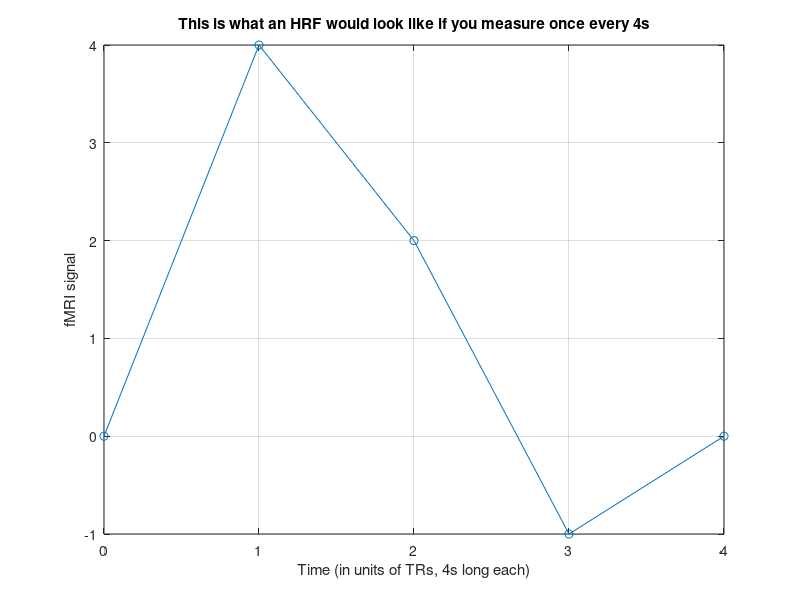
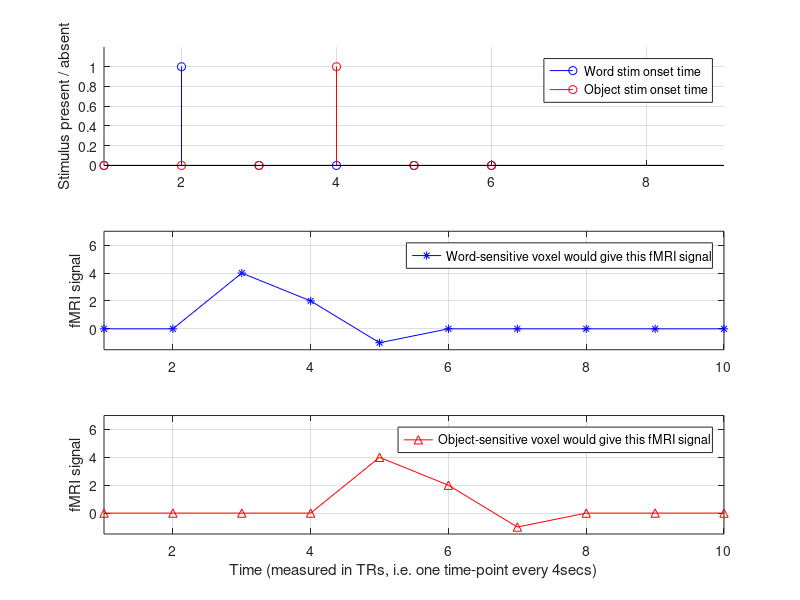
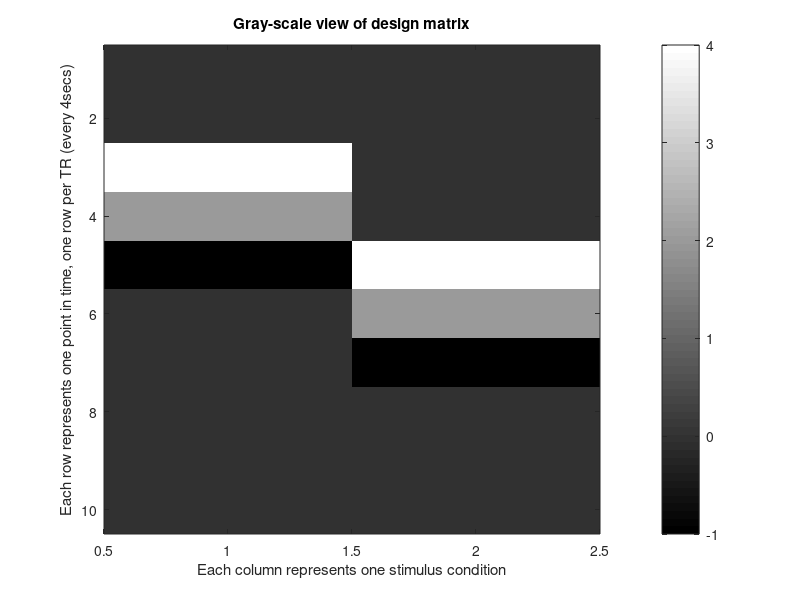
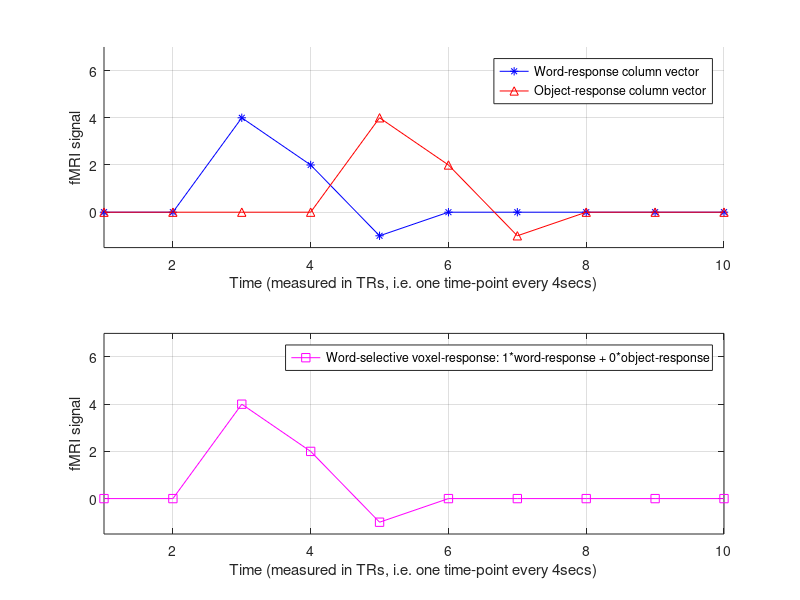

Reproduce these figures in MATLAB, in order.

%%%% Tutorial on the basic structure of an fMRI design matrix, using Matlab
%%%% Written by Rajeev Raizada, July 23, 2002.
%%%% 
%%%% This file follows up on a preceding one: hrf_tutorial.m
%%%%
%%%% Neither file assumes any prior knowledge of linear algebra
%%%%
%%%% Please mail any comments or suggestions to: raizada at cornell dot edu
%%%%
%%%% Probably the best way to look at this program is to read through it
%%%% line by line, and paste each line into the Matlab command window
%%%% in turn. That way, you can see what effect each individual command has.
%%%%
%%%% Alternatively, you can run the program directly by typing 
%%%%
%%%%   design_matrix_tutorial
%%%%
%%%% into your Matlab command window. 
%%%% Do not type ".m" at the end
%%%% If you run the program all at once, all the Figure windows
%%%% will get made at once and will be sitting on top of each other.
%%%% You can move them around to see the ones that are hidden beneath.
%%%%
%%%% Note that this tutorial only shows the method where the 
%%%% design matrix assumes a specific shape to the HRF.
%%%% It is also possible to estimate the HRF without making
%%%% any assumptions about its shape. This is called using the
%%%% Finite Impulse Response method, or FIR.
%%%% This involves using a slightly more complicated design-matrix
%%%% than the one we make below.
%%%%
%%%% First, let's make a pretend mini-hrf, just to show examples.
%%%% This is similar in shape to the HRFs that we looked at in
%%%% the program hrf_tutorial.m, but it doesn't have as many time-points.
%%%% One reason to use a shortened HRF like this is just to save typing!
%%%% But in fact, this is approximately what a real HRF would look like 
%%%% if you only measured from it once every four seconds.
%%%% In fMRI, the time it takes to make a whole-brain measurement is called
%%%% the TR (Time for Repetition, although people say "Repetition Time"). 
%%%% So, this HRF is similar to what we'd measure 
%%%% if our scanner had a TR of 4 seconds. These days, fast scanners
%%%% can usually manage to get a whole-brain full of data in only 2s.

hrf_small = [ 0  4  2  -1  0 ];

%%%% Plot it

figure(1);
clf;                        % Clear the figure
plot(0:4,hrf_small,'o-');   % Plot HRF against a time-vector [0,1,2,3,4]
                            % 'o-' means "use a line with circles on it"
                            % Type "help plot" in the Matlab command window
                            % to get a list of all the line-styles and markers
                            % that you can use. There are lots of them!
                            
grid on;                    % Overlay a dotted-line grid on top of the plot
xlabel('Time (in units of TRs, 4s long each)');
ylabel('fMRI signal');
title('This is what an HRF would look like if you measure once every 4s') 


%%%%%%%%%%%%%%%%%%%%%%%%%%%%%%%%%%%%%%%%%%%%%%%%%%%%%%%%%%%%%%%%%%
%
% Just as we did in hrf_tutorial.m, now we're going to make
% a time-series of 1's and 0's representing the times when stimuli
% are shown. These time-series will be convolved with the HRF,
% in order to see what kinds of fMRI signals would be evoked in voxels
% that respond to the stimuli. These predicted responses will form
% the columns of our design matrix, as is shown in more detail below.
%
% Just for purposes of illustration, we're going to imagine that
% one of our stimuli is flashing up a word on the screen, and that
% the other is flashing up a picture of an object.
% 
% These stimulus onsets will probably produce more complex patterns
% of neural firing than the sudden flash of light that we talked about
% in HST_hrf_tutorial.m, but we're going to ignore that complication
% for now. We'll simply suppose that each stimulus instantly kicks off
% its own standard-shaped HRF.
% This is what's typically done in event-related fMRI, and it turns
% out that it usually works pretty well.

%%%%%%%%%%%%%%% Now suppose we present a word at time t=2

word_stim_time_series =  [ 0 1 0 0 0 0 ]; 

%%%%%%%%%%%%%%% And let's present a picture of an object at time t=4

object_stim_time_series= [ 0 0 0 1 0 0 ];

%%%% Let's convolve these with our mini-HRF to see what kind of fMRI
%%%% signals they would evoke in voxels which respond to words or pictures

predicted_signal_that_word_would_evoke = conv(word_stim_time_series,hrf_small);

predicted_signal_that_object_would_evoke = conv(object_stim_time_series,hrf_small);

%%% Let's plot all this

figure(2);
clf;            % Clear the figure
subplot(3,1,1); % This is just to make the plots line up prettily.
                % The first number is how many rows of subplots we have: 3
                % The second number is how many columns: 1
                % The third number is which subplot to draw in: the first one. 
                % So, we end up with three plots stacked on top of each other,
                % and we draw in the first one (which is the uppermost subplot)
        
hold on;        % "Hold" is one way of putting more than one plot on a figure

h1=stem(word_stim_time_series,'b'); 
                % Stem makes a nice looking plot with lines and circles
h2=stem(object_stim_time_series,'r'); % Word onset in blue, object onset in red
                % The "h1=" and "h2=" bits are called "handles".
                % They are pointers to the plots that we are making,
                % which are the stem plots in this case.
                % Making handles like this is useful for manipulating 
                % pretty much any aspect of the plot afterwards.
                % In this instance, we use them to put a legend on the plot.
                % That's done by the "legend" command, a couple of lines below.
                % There's no need to worry about these handles at this stage,
                % I just wanted to explain what those mysterious-looking h's
                % were doing there. Usually you can make a nice-looking legend 
                % without worrying about handles, but it turns out that 
                % for stem plots they help to make the legend look better. 
hold off;
grid on;
legend([h1(1) h2(1)],'Word stim onset time','Object stim onset time');
                % We use the h1 and h2 handles here.
                % This helps us to get the right symbols displayed in the legend,
                % in this case, blue and red circles.
                
axis([1 9 0 1.2]);  % This just sets the display graph axis size
                    % The first two numbers are the x-axis range: 1 to 9
                    % The last two numbers are the y-axis range: 0 to 1.2
ylabel('Stimulus present / absent');

subplot(3,1,2);
plot(predicted_signal_that_word_would_evoke,'b*-');  
                                    % 'b*-' means blue stars on a solid line
grid on;
legend('Word-sensitive voxel would give this fMRI signal');
axis([1 10 -1.5 7]);
ylabel('fMRI signal');

subplot(3,1,3);
plot(predicted_signal_that_object_would_evoke,'r^-'); 
                                    % 'r^-' means red triangles 
                                    % pointing up, lying on a solid line.
grid on;
legend('Object-sensitive voxel would give this fMRI signal');
axis([1 10 -1.5 7]);
xlabel('Time (measured in TRs, i.e. one time-point every 4secs)');
ylabel('fMRI signal');


%%%%%%%%%%%%%%%%%%%%%%%%%%%%%%%%%%%%%%%%%%%%%%%%%%%%%%%%%%%%%%%%%%%%%%
%%%%%%
%%%%%% What the design matrix has in it
%%%%%%
%%%%%%%%%%%%%%%%%%%%%%%%%%%%%%%%%%%%%%%%%%%%%%%%%%%%%%%%%%%%%%%%%%%%%%
%%%%%%
%%%%%% Here's the key part.
%%%%%% The design matrix is built up out of these predicted responses.
%%%%%%
%%%%%% Each column of the design matrix is the predicted fMRI signal
%%%%%% that a voxel would give, if it were perfectly and exclusively 
%%%%%% sensitive to a particular stimulus-condition.
%%%%%%
%%%%%% In our case, the first column of the design matrix
%%%%%% would be the vector "predicted_signal_that_word_would_evoke"
%%%%%% that we made just above, and the second column would be 
%%%%%% the vector "predicted_signal_that_object_would_evoke"
%%%%%%
%%%%%% So, the most important part of the design matrix 
%%%%%% is simply these two vectors side-by-side.
%%%%%%
%%%%%% A real design matrix would have some other columns in it too,
%%%%%% which have other types of predicted fMRI signals in them,
%%%%%% e.g. what the signal would look like if the scanner's output
%%%%%% were slowly drifting in time.
%%%%%% But those other columns don't deal with the signal that the stimuli
%%%%%% would be predicted to evoke in the brain, and so we can ignore them
%%%%%% for now. (Later in the HST583 course, Doug will talk more about 
%%%%%% how you might model slow-scanner drift etc.)
%%%%%%
%%%%%% It's the *columns* of the design matrix that get built up out of
%%%%%% these predicted responses to the different stimulus types,
%%%%%% but the actual vectors that we made above are row vectors,
%%%%%% i.e. just a bunch of numbers in a row.
%%%%%% So, to match the format of the design matrix, we need to turn
%%%%%% these into column vectors, by transposing them (i.e. flipping them).
%%%%%% We do this by putting a dash/apostrophe at the end of the vector

predicted_word_response_column_vec = predicted_signal_that_word_would_evoke';

predicted_object_response_column_vec = predicted_signal_that_object_would_evoke';

%%% Now let's look at the actual vectors in the Matlab workspace window

predicted_word_response_column_vec  % Because there is no semi-colon after this,
                                    % it will display in workspace window
predicted_object_response_column_vec


%%%%%% Now we can join these two column vectors together 
%%%%%% to make the design matrix. We simply put the two columns side-by-side.
%%%%%% In Matlab, you make new matrices and vectors by 
%%%%%% putting the contents inside [ square brackets ]
%%%%%% Note that to join them together in this way, they must be 
%%%%%% the same length as each other.
%%%%%% 
%%%%%% Because the names of my variables are so long and verbose,
%%%%%% the command below spills over onto two lines. In Matlab,
%%%%%% we can split a command over two lines by putting three dots ...

design_matrix = ...   % The three dots here mean "continued on the next line"
 [ predicted_word_response_column_vec  predicted_object_response_column_vec ];

design_matrix      % No semi-colon, so it displays in window

%%%%%% Translation guide:
%%%%%% In equations, the design matrix is almost always called X
%%%%%% Note that this is a capital "X". 
%%%%%%
%%%%%% X = design_matrix;
%%%%%%
%%%%%% Capitals are typically used for matrices, and small-case is
%%%%%% used for vectors. 
%%%%%% The only difference between a vector and a matrix is that
%%%%%% a vector is just a bunch of numbers in a row (a row-vector)
%%%%%% or a bunch of numbers in a column (a column-vector),
%%%%%% whereas a matrix is bunch of vectors stacked up next to each
%%%%%% other to make a rectangular grid, with rows *and* columns of numbers.

%%%%%% Now let's view a grayscale plot of the design matrix,
%%%%%% in the way that an fMRI-analysis package, such as SPM, would show it.
%%%%%% To do this, we use the Matlab command "imagesc".
%%%%%% This takes each number in the design matrix and represents
%%%%%% it as a colour, with the colour depending on how big the number is. 
%%%%%% In this case, we'll be using a gray colour-scale, so low numbers
%%%%%% will be shown as darker grays, and high numbers are lighter grays.
%%%%%% The "sc" part at the end of "imagesc" stands for "scale", which
%%%%%% means that Matlab scales the mapping of numbers onto colours so
%%%%%% that the lowest number gets shown as black, and the highest as white.
%%%%%%
%%%%%% For examples of how to use the imagesc command to make
%%%%%% pictures of brain-slices, see the companion program
%%%%%% showing_brain_images_tutorial.m 

figure(3);
clf;                      % Clear the figure
imagesc(design_matrix);   % 'imagesc' maps the numbers to colors,
                          % normalising so that the max goes to white
                          % and the min goes to black

colormap gray;            % Show everything in gray-scale
colorbar;                 % Shows how the numbers lie on the colour scale
                          % Note that the highest number in the design matrix,
                          % which is 4, is shown as white, and the lowest, -1,
                          % gets shown as black.
title('Gray-scale view of design matrix');
xlabel('Each column represents one stimulus condition');
ylabel('Each row represents one point in time, one row per TR (every 4secs)');

%% Now suppose we have a voxel which responds only to words, not to objects.
%% We can calculate how it would be predicted to respond 
%% to our word+object display as follows:
%%
%% Predicted response from word-sensitive voxel = 
%%      1 * Response which word-presentation would evoke 
%%    + 0 * Response which object-presentation would evoke 
%%
%% Note that this is how the voxel would be predicted to respond
%% if there were no noise whatsoever in the system.
%% Clearly a real fMRI signal would never be this clean.
%%
%% Now, let's make a "sensitivity vector" for this voxel, 
%% in which each entry will say how sensitive that voxel is to
%% the corresponding stimulus condition.
%%
%% This voxel is sensitive to words, which are our *first* stimulus-type.
%% And we made the predicted word response into the first column of 
%% the design matrix.
%% So, the sensitivity of this voxel to words will be the first element
%% in the sensitivity-vector.
%% 
%% Similarly, the sensitivity of this voxel to the second stimulus-type,
%% which are objects, will be the second element in the sensitivity vector.
%%
%% So, the sensitivity vector for a voxel with 
%%      sensitivity = 1   to the first stimulus-type, which are words
%% and  sensitivity = 0   to the second stimulus-type, which are objects
%%
%% will be [  1  0  ]
%%
%% I know this seems trivial !!
%% Things will get more interesting in a minute...

sensitivity_vec = [ 1 0 ]';  % The dash makes this a column vector

sensitivity_vec              % No semi-colon, so it displays in window

%% Translation guide:
%% In equations, the numbers in the sensitivity-vector are typically
%% called "beta-values", or sometimes "beta-coefficients" or "beta-weights".
%% The columns of the design matrix are called "regressors" and
%% the value that is assigned to each regressor is the beta-value.
%%
%% Note that in the example above, we are pretending that we already *know*
%% how sensitive our voxel is to the various stimuli, but in the real world
%% we don't know this. We're trying to figure out what stimuli our voxel
%% is sensitive to, using the fMRI data that we collect in the scanner.
%% This will be described more below.
%% In math-speak, that means that we are trying to *estimate* the betas.
%% When people want to distinguish between the true beta-value
%% (which we don't know) and the estimated beta-value that we figure out
%% from our data, then they call the true one beta and 
%% the estimated one "beta hat" (beta with a circumflex sign on top of it:  ^

%% [ End of that part of the translation guide, back to the main theme... ]
%% So, we can now express our predicted voxel response in terms
%% of entries in the sensitivity vector multiplied by 
%% columns in the design matrix:
%%
%% Predicted response from word-sensitive voxel = 
%%      1 * Response which word-presentation would evoke 
%%    + 0 * Response which object-presentation would evoke 
%%
%% And because of the way we made our sensitivity vector and design matrix,
%% this can be re-written as:
%%
%% Predicted response from word-sensitive voxel = 
%%   (First element in sensitivity vector) * (First column in design matrix)
%% + (Second element in sensitivity vector) * (Second column in design matrix)
%%
%% Here's an important bit:
%% The process above, of going through the elements in a vector, 
%% multiplying each element by the corresponding column in a matrix,
%% and then adding up the results of the multiplication, 
%% is precisely what matrix multiplication does.
%%
%% In Matlab, everything is by default assumed to be a matrix,
%% (or a vector --- you can think of a vector as simply a matrix that only
%% has one row or column in it), and every multiplication is
%% by default assumed to be a matrix multiplication.
%% So, to matrix-multiply our design matrix by our sensitivity-vector,
%% we just use the standard "multiply by" sign, which is  *

predicted_word_selective_voxel_response = design_matrix * sensitivity_vec;

predicted_word_selective_voxel_response   
                    % Let's display this vector in the command window,
                    % by entering it without a semi-colon after it.

%% When we multiply the design matrix by the sensitivity vector,
%% we make the i-th row of the result by taking the i-th row
%% of the matrix, rotating it 90 degrees, multiplying it element-by-element
%% with the sensitivity vector, and then adding that all up.
%%
%% Since the sensitivity vector is in this case [ 1 0 ],
%% multiplying each matrix row by it element-by-element means that
%% we end up getting 1* the first element in each row, and 0* the second
%% element in each row.
%%
%% So, by the time we have gone through all the rows, we have 
%% 1* the first column of the design matrix, plus 0* the second column,
%% which is what we wanted.

%% Let's plot all this

figure(4);
clf;            % Clear the figure
subplot(2,1,1); % This is just to make the plots line up prettily
hold on;        % "Hold" is one way of putting more than one plot on a figure

h1=plot(predicted_word_response_column_vec,'b*-');
h2=plot(predicted_object_response_column_vec,'r^-');

hold off;
grid on;
legend([h1 h2],'Word-response column vector','Object-response column vector');
axis([1 10 -1.5 7]);
xlabel('Time (measured in TRs, i.e. one time-point every 4secs)');
ylabel('fMRI signal');

subplot(2,1,2);
plot(predicted_word_selective_voxel_response,'ms-');   % Magenta squares
grid on;
legend('Word-selective voxel-response: 1*word-response + 0*object-response');
axis([1 10 -1.5 7]);
xlabel('Time (measured in TRs, i.e. one time-point every 4secs)');
ylabel('fMRI signal');

%%% Now let's try a voxel which responds equally to both words and objects
%%% So, it's sensitivity vector will be [ 1 1 ]
%%%
%%% This means that its response will be 
%%% 1* the first column of the design matrix, plus 1* the second column
%%% i.e. 
%%% 1* the response which the word stimulus evokes  +
%%% 1* the response which the object stimulus evokes

sensitivity_vec = [ 1 1 ]';    % The dash makes this a column vector

predicted_unselective_voxel_response = design_matrix * sensitivity_vec;

predicted_unselective_voxel_response     % Display in Matlab command window 

%% Let's plot all this

figure(5);
clf;            % Clear the figure
subplot(2,1,1); % This is just to make the plots line up prettily
hold on;        % "Hold" is one way of putting more than one plot on a figure

h1=plot(predicted_word_response_column_vec,'b*-');
h2=plot(predicted_object_response_column_vec,'r^-');

hold off;
grid on;
legend([h1 h2],'Word-response column vector','Object-response column vector');
axis([1 10 -1.5 7]);
xlabel('Time (measured in TRs, i.e. one time-point every 4secs)');
ylabel('fMRI signal');

subplot(2,1,2);
plot(predicted_unselective_voxel_response,'ms-');  % Magenta squares
grid on;
legend('Unselective voxel-response: 1*word-response + 1*object-response');
axis([1 10 -1.5 7]);
xlabel('Time (measured in TRs, i.e. one time-point every 4secs)');
ylabel('fMRI signal');

%%% Ok, I hope this isn't overkill: let's try a voxel which gives a normal
%%% response to words, but which gives a response to objects which is 
%%% *twice* as strong.
%%% So, it's sensitivity vector will be [ 1 2 ]
%%%
%%% This means that its response will be 
%%% 1* the first column of the design matrix, plus 2* the second column
%%% i.e. 
%%% 1* the response which the word stimulus evokes  +
%%% 2* the response which the object stimulus evokes

sensitivity_vec = [ 1 2 ]';   % The dash makes this a column vector

predicted_object_preferring_voxel_response = design_matrix * sensitivity_vec;

predicted_object_preferring_voxel_response    % Display in Matlab command window 

%% Let's plot all this

figure(6);
clf;            % Clear the figure
subplot(2,1,1); % This is just to make the plots line up prettily
hold on;       

h1=plot(predicted_word_response_column_vec,'b*-');
h2=plot(predicted_object_response_column_vec,'r^-');

hold off;
grid on;
legend([h1 h2],'Word-response column vector','Object-response column vector');
axis([1 10 -2 10]);
xlabel('Time (measured in TRs, i.e. one time-point every 4secs)');
ylabel('fMRI signal');

subplot(2,1,2);
plot(predicted_object_preferring_voxel_response,'ms-');  % Magenta squares
grid on;
legend('Object-preferring voxel-response: 1*word-response + 2*object-response');
axis([1 10 -2 10]);
xlabel('Time (measured in TRs, i.e. one time-point every 4secs)');
ylabel('fMRI signal');

%%%%%%%%%%%%%%%%%%%%%%%%%%%%%%%%%%%%%%%%%%%%%%%%%%%%%%%%%%%%%%%%%%%%%%%%%
%
% So, to recap:
%
% Voxel response = Design matrix * sensitivity vector
%
% Each column of the design matrix is the response to a particular stimulus.
% Each row of it is a moment in time, with one row per MRI image-acquisition.
% So, reading down a column (through the rows), gives the response through
% time to a particular stimulus.
%
% Each element in the sensitivity vector is a measure of how much that voxel
% responds to the stimulus in the corresponding column of the design matrix.
%
% When we multiply the design matrix by the sensitivity vector, this produces a 
% result which takes each column, which is the responses that each stimulus-type
% would evoke, then multiplies that column by how sensitive that voxel is to 
% that particular stimulus, and then adds together the results of all 
% those multiplications.
%
% But so far we've only been talking about an imaginary situation
% in which we already *know* which stimuli our voxel is sensitive to, and we use
% that knowledge to calculate how the voxel ought to respond.
% That's why we have been talking about *predicted* voxel responses so far.
%
% Here's the key bit: in fMRI, we have exactly the reverse situation:
% we *measure* how the voxels respond, and we want to figure out which 
% stimuli they must therefore have been sensitive to.
%
% ie. Voxel response = Design matrix * sensitivity vector 
%
%           ^                 ^                ^
%           |                 |                |
%     We measure this     We build this    We want to find this out
%     with the scanner    from stimulus    This is what the analysis works out
%                         onset times
%
%
% So, we measure a voxel's response, and we know that it should be
% equal to (Design matrix * sensitivity vector)
% It won't be exactly equal to that, because the signal is noisy.
% We'll ignore the noise for now, but we'll come back to it soon below.
%
% What we need to do is to unpack the result of this multiplication,
% so that we can take (Design matrix * sensitivity vector)
% and pull out the part that we don't already know and that we want,
% namely the sensitivity vector.
%
% To do that, we need the concept of a MATRIX INVERSE.
%
% If multiplying by a matrix, M, does one thing,
% then multiplying by its inverse, inv(M), does the opposite.
%
% From above, we know the value of   Design matrix * sensitivity vector
%
% (its value is the voxel response), but what we need to find out
% is just the sensitivity vector on its own.
%
% So, we can achieve this by multiplying by the inverse of the design matrix
%
% inv(design matrix) * design matrix * sensitivity vector
% 
%      = sensitivity vector
%
%
% But since            design matrix * sensitivity vector = voxel response,
%
% the above is the same as:
%
% inv(design matrix) * voxel response
%
% Given that we *know* the design matrix (we built it), we just need
% to calculate its inverse, multiply it by the voxel response, and
% then we will get that voxel's sensitivity vector.
%
%  sensitivity vector = inv(design matrix) * voxel response
% 
% And since the voxel's sensitivity vector is just a list of the
% responses which it gives to each of the stimuli which we presented,
% it therefore tells us which stimuli make that voxel light up.
% 
% And that is what we wanted to find out!
%
% This is pretty much what any fMRI-analysis package does, 
% although they often organise the results a bit differently. 
% The "sensitivity vector" above is a list of numbers for a single voxel: 
% each number describes how closely the BOLD signal time-course from that 
% voxel matches to the corresponding column of the design matrix.
%
% In an fMRI-analysis package, instead of getting a separate
% "sensitivity vector" for each voxel, you may instead get 
% a "sensitivity image" for each design matrix column,
% where each image is a brain-full of sensitivity values.
% Since these sensitivity values are called "betas", the
% brains-full of beta-values are called "beta-images".
% The value in a given voxel is the measure of how closely
% that voxel's BOLD time-course matches to the
% corresponding column of the design matrix.
% In SPM, for example, beta_001.img is a brain-full of numbers
% saying how sensitive each voxel is to the 1st column in the 
% design matrix. So, the beta-images are made up of the same
% numbers as we are calculating here for the "sensitivity vector",
% it's just that they're grouped into brain-sized images,
% rather than given one voxel at a time.
%
% Now, it turns out that what I just told you about inverses
% isn't really true. We don't multiply by the inverse of the design matrix.
% We multiply by something that is basically the same, only slightly
% more complicated, called the "pseudo-inverse".
% In Matlab, the pseudo-inverse of X is written pinv(X).
%
% If you really want to know, pinv(X) = inv(X'*X)*X'
%
% This isn't a really important difference.
% The key point is to see that trying to figure out a voxel's sensitivity
% vector is the problem of trying to work out which vector would have to be
% multiplied by the design matrix, in order to give the voxel response vector
% which we measured with the scanner. 
%
% So, the equation for figuring out a voxel's sensitivity is:
% 
%  Voxel response = Design matrix * sensitivity vector
%
% which means that we can calculate the sensitivity vector like this:
%
%  Sensitivity vector  =  pinv(design matrix) * voxel response
%
% We mentioned above that there's noise in the signal.
% It turns out that
% With the noise included, the equation is:
%
%  Voxel response = Design matrix * sensitivity vector  +  noise
%
% ... where noise means 
% "anything in the measured signal that our design matrix can't explain".
% 
% This is a problem, because with the noise, it's no longer true
% that the measured voxel response is exactly equal to the
% design matrix multiplied by the sensitivity vector.
% Luckily, it turns out that this doesn't stop us from being able
% to *estimate* a sensitivity vector, even though the noise prevents us
% from being able to calculate exactly what the voxel's sensitivities are.
% It turns out that we can still use the pseudo-inverse of the design matrix, 
% and that this gives us the best estimate of the sensitivity vector that
% we could get, despite the noise.
%
% So, although the noise prevents us from calculating the "true" sensitivity
% vector, it doesn't stop us from getting a good estimate:
%
%  estimated sensitivity vector  =  pinv(design matrix) * voxel response
%
% Translation guide:
% The fMRI signal that we measure from the scanner, which
% we call "voxel response" or "measured_voxel_data" here, is 
% usually called "y" in equations.
%
% As before, the design matrix is called X, and the 
% voxel sensitivities are called beta-values.
% To show that a beta-value is estimated, rather than being the real but
% unknown sensitivity of the voxel, a hat sign gets put on it: beta-hat
%
% So, instead of the equation that we write below:
% estimated_voxel_sensitivity = pinv(design_matrix) * measured_voxel_data;
%
% .. you'll see an equation that looks like this:
%
%  beta = inv(X'*X)*X' * y;
%
% or, with the hat-sign to show that beta is just an estimate:
%
% beta_hat = inv(X'*X)*X' * y;
% 
%%%%%%%%%%%%%%%%%%%%%%%%%%%%%%%%%%%%%%%%%%%%%%%%%%%%%%%

% Ok, let's try that with an example.
%
% Suppose we measure this data:

measured_voxel_data = [ 1  -1  12  8  -1  5  -3 1  -2  -1 ]';

% This is is what often gets called "y".
% This measured signal is probably some kind of mixture of
% a response to the word stimulus and a response to the object stimulus,
% with random noise thrown on top.

% Let's plot it

figure(7);
clf;                % Clear the figure
plot(measured_voxel_data,'o-');     
                    % Plot HRF against time, with one time-point every TR seconds.
                    % A line with circles on it
grid on;
xlabel('Time (in units of TRs, 4s long each)');
ylabel('fMRI signal');
title('Measured voxel data');

%%% What is the estimated sensitivity vector of this voxel ?
%
% Well, we make the pseudo-inverse of the design matrix, and multiply
% it by the vector of measured voxel data:

estimated_voxel_sensitivity = pinv(design_matrix) * measured_voxel_data;

%%% This estimated_voxel_sensitivity is what gets called beta-hat in the math. 

%%% Let's display this in the workspace, by typing it without a semi-colon

estimated_voxel_sensitivity

%%% This makes the following show up in the Matlab command window:
%
% estimated_voxel_sensitivity =
%
%    3.2965
%    1.0565
%
%%% So, the estimate is that this voxel is around 3 times more sensitive to
%%% words than it is to objects

%%% Now, let's make a plot of what the predicted response would be of 
%%% a voxel that has a sensitivity matrix which is *exactly* our estimate,
%%% and compare it to the voxel response which we measured.
%%% They won't be exactly the same, because of the noise in the signal.

predicted_voxel_output = design_matrix * estimated_voxel_sensitivity;

%%% This predicted overall voxel output is just the
%%% predicted response to the word, plus the predicted response to the object.
%%% As we saw in hrf_tutorial.m, the idea that we can calculate the overall
%%% response simply by adding up these two separate responses is what it
%%% means to say that we are assuming that the system is LINEAR.
%%%
%%% If we want to look at the predicted responses to the separate stimulus
%%% types, we can calculate them by separately multiplying the 
%%% corresponding column of the design matrix by the corresponding element 
%%% of the estimated sensitivity vector.

predicted_response_to_word = predicted_word_response_column_vec * ...
                             estimated_voxel_sensitivity(1);
                             
predicted_response_to_object = predicted_object_response_column_vec * ...
                               estimated_voxel_sensitivity(2);

%%%%% Let's plot all this

figure(8);
clf;            % Clear the figure

subplot(3,1,1); % This is just to make the plots line up prettily
hold on;        

h1=stem(word_stim_time_series,'b'); 
h2=stem(object_stim_time_series,'r'); % Word onset in blue, object onset in red

hold off;
grid on;
legend([h1(1) h2(1)],'Word stim onset time','Object stim onset time');
axis([1 10 0 1.2]); % This just sets the display graph axis size
ylabel('Stimulus present / absent');

subplot(3,1,2);
hold on;
h1=plot(predicted_response_to_word,'b*-');
h2=plot(predicted_response_to_object,'ro-');
h3=plot(predicted_voxel_output,'ms:','linewidth',2);
                %%% 'ms:' means plot in the colour magenta (m), 
                %%% with squares as the markers (s), using a dotted line (:).
                %%% Then we make the width of the line broader, linewidth=2,
                %%% so that it shows up better. 
                %%% Note that the predicted_voxel_output is simply the sum of
                %%% predicted_response_to_word and predicted_response_to_object
grid on;
legend([h1 h2 h3],'Predicted response to word', ...
              'Predicted response to object','Predicted total voxel response');
               
axis([1 10 -3 14]);
ylabel('fMRI signal');

subplot(3,1,3);
hold on;
h1=plot(measured_voxel_data,'g^-');
h2=plot(predicted_voxel_output,'ms:','linewidth',2);
hold off;
grid on;
legend([h1 h2],'Measured voxel response','Predicted voxel response');
axis([1 10 -3 14]);
xlabel('Time (measured in TRs, i.e. one time-point every 4secs)');
ylabel('fMRI signal');

%%%%%% From Fig.8, we can see that the voxel-sensitivities that we estimated
%%%%%% give a predicted overall voxel response which matches reasonably
%%%%%% closely to the actual measured voxel data.
%%%%%%
%%%%%% But the match isn't perfect.
%%%%%% That's because the MRI signal has noise in it.
%%%%%% By "noise", we basically mean, "any changes in the MRI signal that
%%%%%% our design matrix can't explain".
%%%%%%
%%%%%% All that our design matrix talks about is the predicted response
%%%%%% to the word stimulus and the predicted response to the object stimulus.
%%%%%% These predicted responses are made from HRFs, and so they change
%%%%%% on a slow, HRF kind of time-scale, i.e. over several seconds.
%%%%%%
%%%%%% So, if there are either much more rapid changes in the fMRI signal,
%%%%%% or much slower changes, then the design matrix won't be able to
%%%%%% account for them.
%%%%%%
%%%%%% In a real design matrix, there would be extra columns that would
%%%%%% try to account for any slower changes that there might be, 
%%%%%% e.g. slow drifts in the signal that the scanner is giving out.
%%%%%%
%%%%%% Sometimes it's also possible to explain away very rapid changes.
%%%%%% For example, if we put columns in the design matrix that describe
%%%%%% how much the subject's head moved, then it might turn out 
%%%%%% that some of the rapid MRI signal changes correlate closely with 
%%%%%% the amount of head-movement. This is what people are referring to 
%%%%%% when they talk about "putting in motion as a regressor".
%%%%%%
%%%%%% But there's always some noise that we simply can't get rid of.
%%%%%% If there's not much left-over noise, then we can be fairly 
%%%%%% confident that the voxel-sensitivity vector that we calculated above
%%%%%% is a good estimate.
%%%%%% And if there's a lot of left over noise, then we probably won't
%%%%%% be very confident.
%%%%%%
%%%%%% That's the basis of the statistical tests that
%%%%%% any fMRI-analysis package starts to apply after it has
%%%%%% used the design matrix to estimate how sensitive each voxel is
%%%%%% to the various stimulus-types that we presented.
%%%%%%
%%%%%% However, those statistical tests are a topic for a different talk.
%%%%%%
%%%%%% A couple of good websites to check out, which also have
%%%%%% accompanying Matlab code, are these ones by Matthew Brett:
%%%%%% http://www.mrc-cbu.cam.ac.uk/Imaging/spmstats.html
%%%%%% http://www.mrc-cbu.cam.ac.uk/Imaging/statstalk.m
%%%%%%
%%%%%% and also several programs by Russ Poldrack, which are listed here:
%%%%%% http://www.nmr.mgh.harvard.edu/~poldrack/spm/tutorials/


